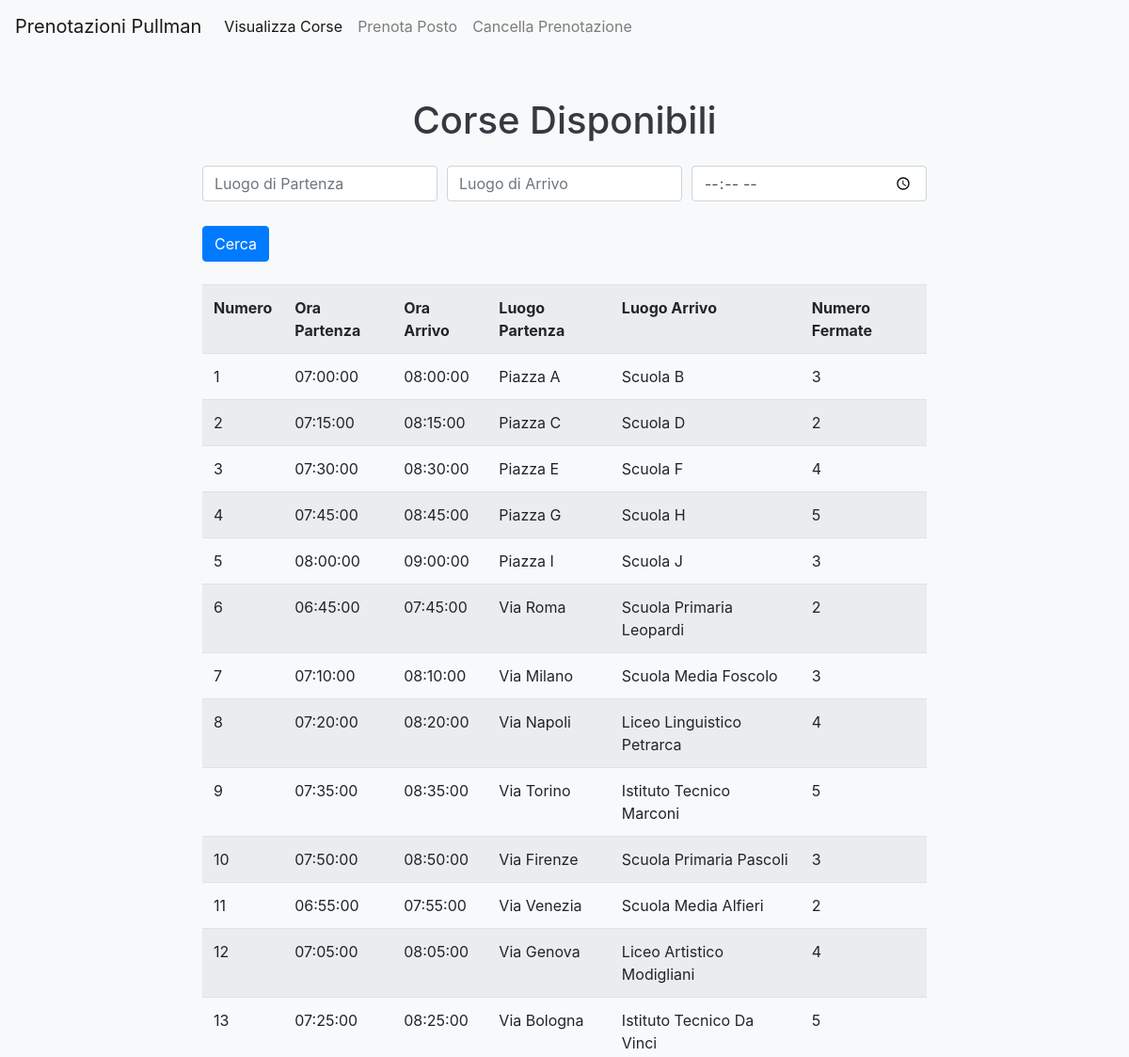
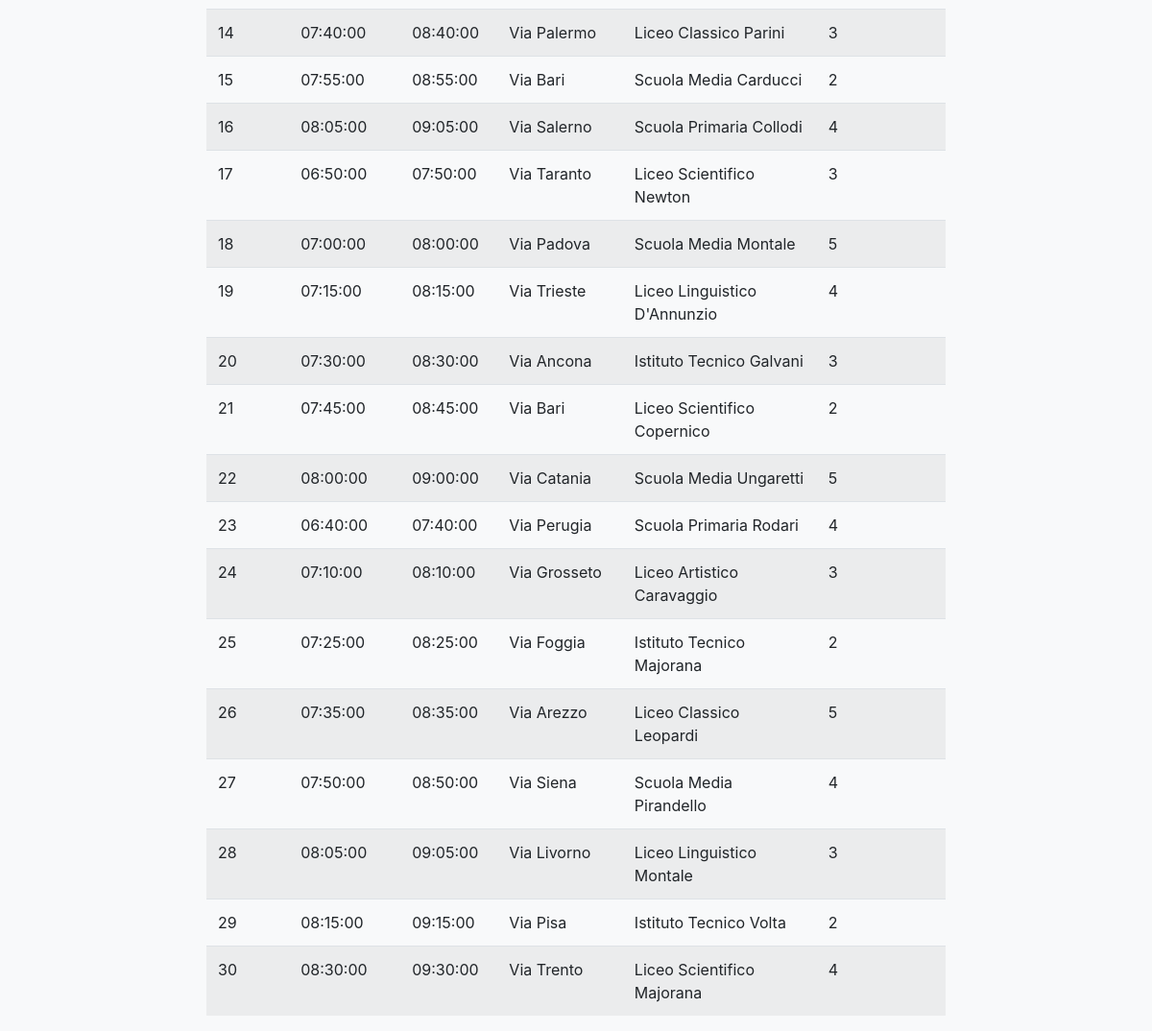
The page / on the database its author committed (2 pictures, top to bottom).
### tables this page shows
CREATE TABLE `Corsa` (
  `num` int(11) NOT NULL,
  `oraP` time DEFAULT NULL,
  `oraA` time DEFAULT NULL,
  `luogoP` varchar(100) DEFAULT NULL,
  `luogoA` varchar(100) DEFAULT NULL,
  `nFermate` int(11) DEFAULT NULL
);

### index.php (the view, shortened to what this page needs)
<!DOCTYPE html>
<html>
<head>
    <link rel="stylesheet" href="https://maxcdn.bootstrapcdn.com/bootstrap/4.5.2/css/bootstrap.min.css">
    <link rel="stylesheet" type="text/css" href="style.css">
</head>
<body>
    <nav class="navbar navbar-expand-lg navbar-light bg-light">
        <a class="navbar-brand" href="index.php">Prenotazioni Pullman</a>
        <div class="collapse navbar-collapse" id="navbarNav">
            <ul class="navbar-nav">
                <li class="nav-item active">
                    <a class="nav-link" href="index.php">Visualizza Corse</a>
                </li>
                <li class="nav-item">
                    <a class="nav-link" href="prenota_posto.php">Prenota Posto</a>
                </li>
                <li class="nav-item">
                    <a class="nav-link" href="cancella_prenotazione.php">Cancella Prenotazione</a>
                </li>
            </ul>
        </div>
    </nav>
    <div class="container mt-5">
        <h1 class="text-center mb-4">Corse Disponibili</h1>
        <form method="GET" action="index.php" class="mb-4">
            <div class="form-row">
                <div class="col-md-4 mb-3">
                    <input type="text" class="form-control" name="luogoP" placeholder="Luogo di Partenza">
                </div>
                <div class="col-md-4 mb-3">
                    <input type="text" class="form-control" name="luogoA" placeholder="Luogo di Arrivo">
                </div>
                <div class="col-md-4 mb-3">
                    <input type="time" class="form-control" name="oraP" placeholder="Ora di Partenza">
                </div>
            </div>
            <button type="submit" class="btn btn-primary">Cerca</button>
        </form>
        <?php
        $servername = "localhost";
        $username = "root";
        $password = "";
        $dbname = "Movet";
        $conn = new mysqli($servername, $username, $password, $dbname);
        $sql = "SELECT * FROM Corsa WHERE 1=1";
        $result = $conn->query($sql);
        if ($result->num_rows > 0) {
            echo "<table class='table table-striped'><tr><th>Numero</th><th>Ora Partenza</th><th>Ora Arrivo</th><th>Luogo Partenza</th><th>Luogo Arrivo</th><th>Numero Fermate</th></tr>";
            while($row = $result->fetch_assoc()) {
                echo "<tr><td>" . $row["num"]. "</td><td>" . $row["oraP"]. "</td><td>" . $row["oraA"]. "</td><td>" . $row["luogoP"]. "</td><td>" . $row["luogoA"]. "</td><td>" . $row["nFermate"]. "</td></tr>";
            }
            echo "</table>";
        } else {
            echo "<p class='text-center'>Nessuna corsa trovata.</p>";
        }
        ?>
    </div>
</body>
</html>

### style.css (style rules this page uses)
body { background-color: #f8f9fa; }
h1 { color: #343a40; margin-top: 20px; }
.container { max-width: 800px; margin: auto; }
.table { margin-top: 20px; }
.btn-primary { background-color: #007bff; border-color: #007bff; }
.form-control { margin-bottom: 10px; }

### rows shown on the page
corsa: num "1", oraP "07:00:00", oraA "08:00:00", luogoP "Piazza A", luogoA "Scuola B", nFermate "3"
corsa: num "2", oraP "07:15:00", oraA "08:15:00", luogoP "Piazza C", luogoA "Scuola D", nFermate "2"
corsa: num "3", oraP "07:30:00", oraA "08:30:00", luogoP "Piazza E", luogoA "Scuola F", nFermate "4"
corsa: num "4", oraP "07:45:00", oraA "08:45:00", luogoP "Piazza G", luogoA "Scuola H", nFermate "5"
corsa: num "5", oraP "08:00:00", oraA "09:00:00", luogoP "Piazza I", luogoA "Scuola J", nFermate "3"
corsa: num "6", oraP "06:45:00", oraA "07:45:00", luogoP "Via Roma", luogoA "Scuola Primaria Leopardi", nFermate "2"
corsa: num "7", oraP "07:10:00", oraA "08:10:00", luogoP "Via Milano", luogoA "Scuola Media Foscolo", nFermate "3"
corsa: num "8", oraP "07:20:00", oraA "08:20:00", luogoP "Via Napoli", luogoA "Liceo Linguistico Petrarca", nFermate "4"
corsa: num "9", oraP "07:35:00", oraA "08:35:00", luogoP "Via Torino", luogoA "Istituto Tecnico Marconi", nFermate "5"
corsa: num "10", oraP "07:50:00", oraA "08:50:00", luogoP "Via Firenze", luogoA "Scuola Primaria Pascoli", nFermate "3"
corsa: num "11", oraP "06:55:00", oraA "07:55:00", luogoP "Via Venezia", luogoA "Scuola Media Alfieri", nFermate "2"
corsa: num "12", oraP "07:05:00", oraA "08:05:00", luogoP "Via Genova", luogoA "Liceo Artistico Modigliani", nFermate "4"
corsa: num "13", oraP "07:25:00", oraA "08:25:00", luogoP "Via Bologna", luogoA "Istituto Tecnico Da Vinci", nFermate "5"
corsa: num "14", oraP "07:40:00", oraA "08:40:00", luogoP "Via Palermo", luogoA "Liceo Classico Parini", nFermate "3"
corsa: num "15", oraP "07:55:00", oraA "08:55:00", luogoP "Via Bari", luogoA "Scuola Media Carducci", nFermate "2"
corsa: num "16", oraP "08:05:00", oraA "09:05:00", luogoP "Via Salerno", luogoA "Scuola Primaria Collodi", nFermate "4"
corsa: num "17", oraP "06:50:00", oraA "07:50:00", luogoP "Via Taranto", luogoA "Liceo Scientifico Newton", nFermate "3"
corsa: num "18", oraP "07:00:00", oraA "08:00:00", luogoP "Via Padova", luogoA "Scuola Media Montale", nFermate "5"
corsa: num "19", oraP "07:15:00", oraA "08:15:00", luogoP "Via Trieste", luogoA "Liceo Linguistico D'Annunzio", nFermate "4"
corsa: num "20", oraP "07:30:00", oraA "08:30:00", luogoP "Via Ancona", luogoA "Istituto Tecnico Galvani", nFermate "3"
corsa: num "21", oraP "07:45:00", oraA "08:45:00", luogoP "Via Bari", luogoA "Liceo Scientifico Copernico", nFermate "2"
corsa: num "22", oraP "08:00:00", oraA "09:00:00", luogoP "Via Catania", luogoA "Scuola Media Ungaretti", nFermate "5"
corsa: num "23", oraP "06:40:00", oraA "07:40:00", luogoP "Via Perugia", luogoA "Scuola Primaria Rodari", nFermate "4"
corsa: num "24", oraP "07:10:00", oraA "08:10:00", luogoP "Via Grosseto", luogoA "Liceo Artistico Caravaggio", nFermate "3"
corsa: num "25", oraP "07:25:00", oraA "08:25:00", luogoP "Via Foggia", luogoA "Istituto Tecnico Majorana", nFermate "2"
corsa: num "26", oraP "07:35:00", oraA "08:35:00", luogoP "Via Arezzo", luogoA "Liceo Classico Leopardi", nFermate "5"
corsa: num "27", oraP "07:50:00", oraA "08:50:00", luogoP "Via Siena", luogoA "Scuola Media Pirandello", nFermate "4"
corsa: num "28", oraP "08:05:00", oraA "09:05:00", luogoP "Via Livorno", luogoA "Liceo Linguistico Montale", nFermate "3"
corsa: num "29", oraP "08:15:00", oraA "09:15:00", luogoP "Via Pisa", luogoA "Istituto Tecnico Volta", nFermate "2"
corsa: num "30", oraP "08:30:00", oraA "09:30:00", luogoP "Via Trento", luogoA "Liceo Scientifico Majorana", nFermate "4"
